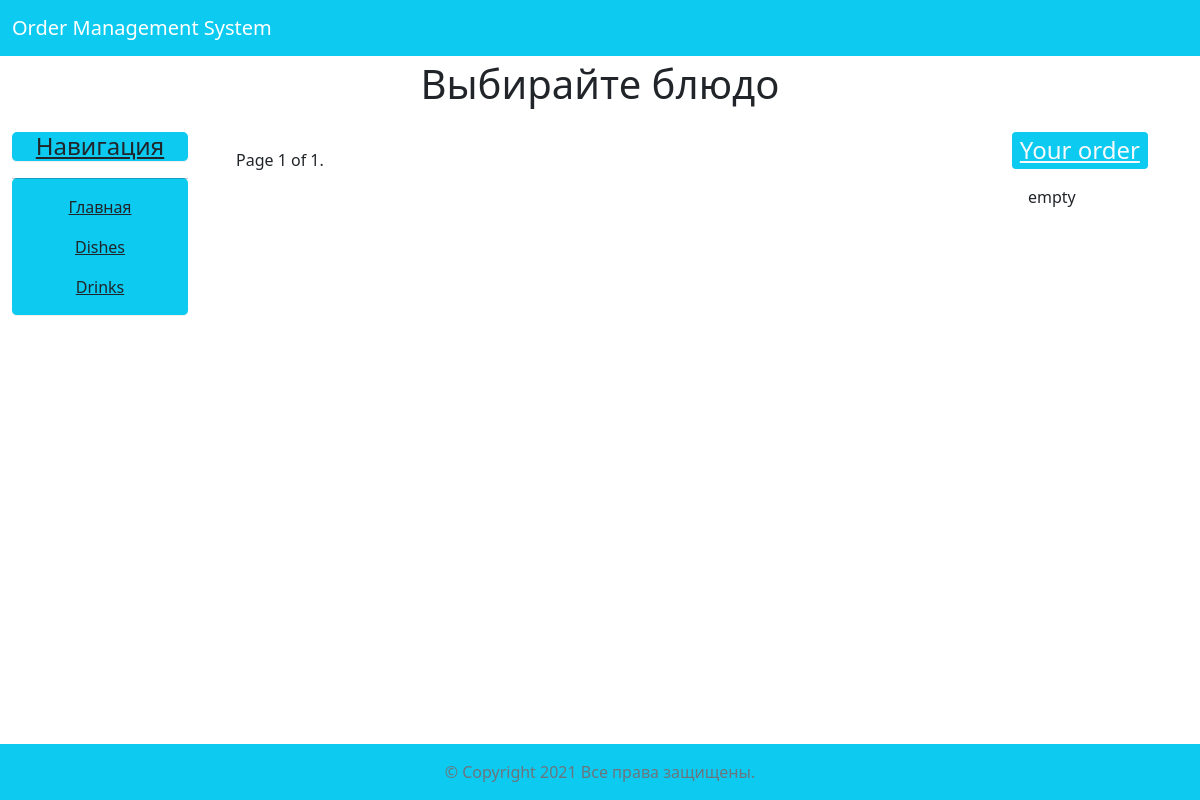
Before: /cat/1 with the older database file.
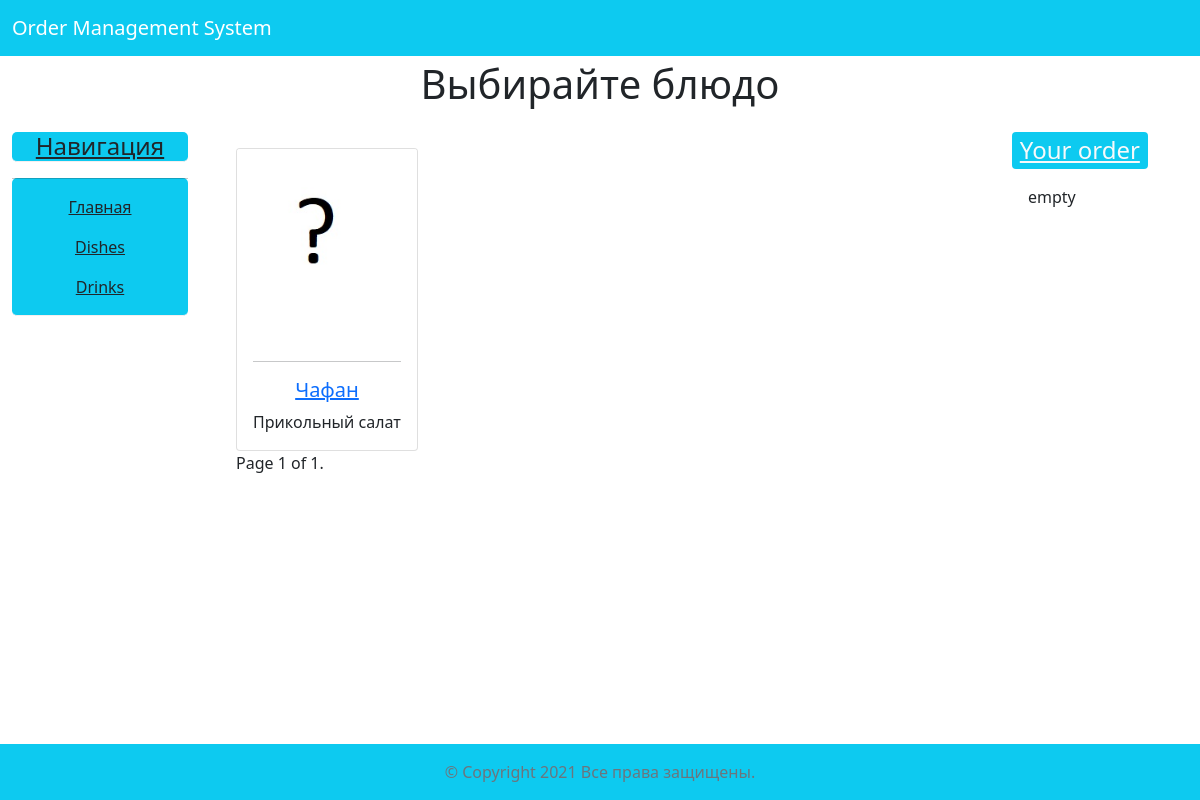
After: the same page with the newer database file.
### products/models.py (models this page shows, shortened)
class Product(models.Model):
    name = models.CharField(
        _('Name'), max_length=55,
        unique=True, blank=False
        )
    description = models.TextField(_('Description'), max_length=500)
    subcategory = models.ForeignKey(SubCategory, models.SET_NULL, null=True)
    volume = models.IntegerField(_('Volume'))
    measurement = models.CharField(choices=UNIT_OF_MEAUSEREMENT, max_length=25)
    calories = models.IntegerField(_('Calories'))
    image = models.ImageField(_('Image'), default='None.jpg')
    price = models.IntegerField(_('Price'))
    def get_category(self):
        return self.subcategory.category.name
    get_category.short_description = _('Category')
    class Meta:
        verbose_name = _('Product')
        verbose_name_plural = _('Products')
        ordering = ['-id', ]

### products/views.py (the view)
# urls.py: path('cat/<int:cat>', ListProductByCategory.as_view(), name='prod_by_cat'),
class ListProductByCategory(ListView):
    paginate_by = 4
    model = Product
    def get_queryset(self):
        model = self.model
        category = self.kwargs['cat']
        result = model.objects.filter(subcategory__category__pk=category)
        if 'subcat' in self.kwargs.keys():
            subcategory = self.kwargs['subcat']
            return result.filter(subcategory__pk=subcategory)
        return result

### templates/products/product_list.html (shortened to what this page needs)
{% extends "base.html" %}
{% load i18n %}
{% load static %}
{% block pageheader %}
<h1 class="text-center pb-3"> Выбирайте блюдо</h1>
{% endblock %}
{% block content %}
<div class="container-fluid text-center">
   <div class="row">
      <div class="card-group">
         {% for product  in object_list %}
         <div class="col-3">
            <div class="card">
               {% if product.image %}
               <img src="{{product.image.url}}" class="card-img-top">
               {% endif %}
               <div class="card-body">
                  <hr>
                    <h5 class="card-title">
                        <a href="{% url 'view_detail_product' pk=product.pk %}">{{product.name}}</a>
                    </h5>
                  <p class="card-text">{{product.description}}</p>
               </div>
            </div>
         </div>
         {% endfor %}
      </div>
   </div>
   <div class="pagination">
      <span class="step-links">
      <span class="current">
        {% trans "Page" %} {{ page_obj.number }} {% trans "of" %} {{ page_obj.paginator.num_pages }}.
      </span>
      </span>
   </div>
</div>
{% endblock %}

Changed rows visible on the page:
added Product: image (placeholder picture), name "Чафан", description "Прикольный салат"
